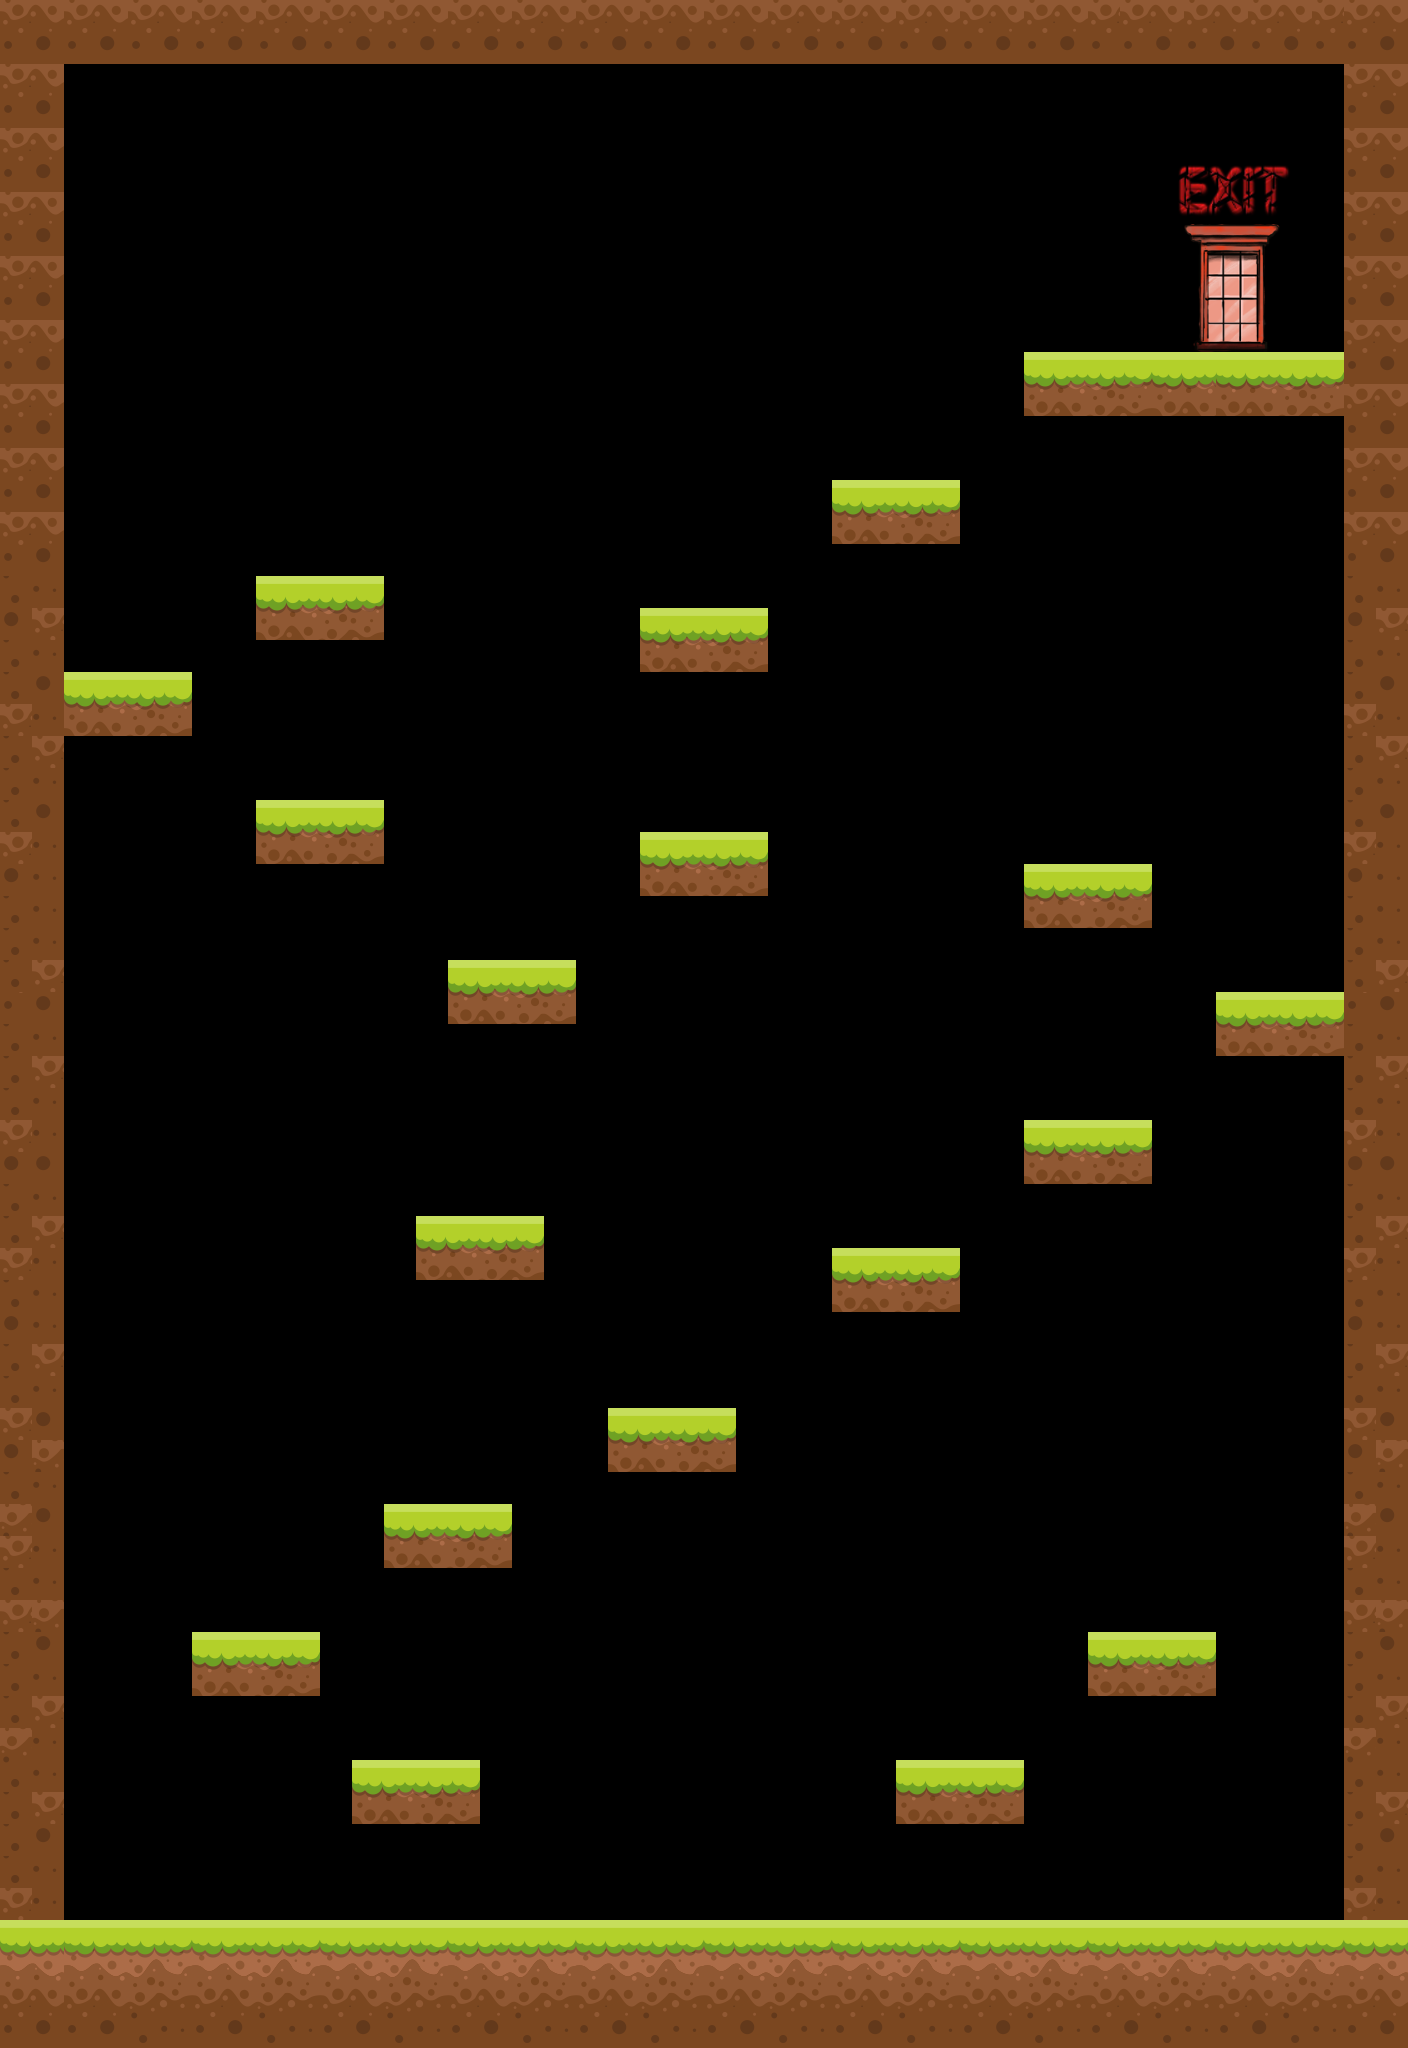

A level layout from a 2D game, rendered from its tile map. Below: a short description, then the map file with tile-grid data replaced by summaries:
An orthogonal 44x64 tile map with 32x32 px tiles, 3 tile layers (null, Tile Layer 1, foreground), 14 tilesets and 46 objects.

<map version="1.0" orientation="orthogonal" renderorder="left-up" width="44" height="64" tilewidth="32" tileheight="32" nextobjectid="130">
 <tileset firstgid="1" name="terrain" tilewidth="32" tileheight="32" tilecount="16" columns="4">
  <image source="../Tiles/2.png" width="128" height="128" />
 </tileset>
 <tileset firstgid="17" name="terrain2" tilewidth="32" tileheight="32" tilecount="8" columns="4">
  <image source="../Tiles/13.png" width="128" height="93" />
 </tileset>
 <tileset firstgid="25" name="terrain3" tilewidth="32" tileheight="32" tilecount="8" columns="4">
  <image source="../Tiles/14.png" width="128" height="93" />
 </tileset>
 <tileset firstgid="33" name="terrain4" tilewidth="32" tileheight="32" tilecount="8" columns="4">
  <image source="../Tiles/15.png" width="128" height="93" />
 </tileset>
 <tileset firstgid="41" name="coins" tilewidth="64" tileheight="64" tilecount="64" columns="8">
  <image source="../../sprites/coinsheet.png" width="512" height="512" />
 </tileset>
 <tileset firstgid="105" name="exit" tilewidth="62" tileheight="64" tilecount="1" columns="1">
  <image source="../Object/Sign_2.png" width="62" height="64" />
 </tileset>
 <tileset firstgid="106" name="street-light" tilewidth="32" tileheight="32" tilecount="8" columns="2">
  <image source="../Object/street-light.png" width="64" height="128" />
 </tileset>
 <tileset firstgid="114" name="water" tilewidth="32" tileheight="32" tilecount="12" columns="4">
  <image source="../Tiles/17.png" width="128" height="99" />
 </tileset>
 <tileset firstgid="126" name="saw" tilewidth="96" tileheight="96" tilecount="1" columns="1">
  <image source="../Object/saw.png" width="96" height="96" />
 </tileset>
 <tileset firstgid="127" name="life item" tilewidth="40" tileheight="39" tilecount="1" columns="1">
  <image source="../Object/life.png" width="40" height="39" />
 </tileset>
 <tileset firstgid="128" name="rocks" tilewidth="90" tileheight="54" tilecount="1" columns="1">
  <image source="../Object/Stone.png" width="90" height="54" />
 </tileset>
 <tileset firstgid="129" name="window exit" tilewidth="32" tileheight="32" tilecount="12" columns="3">
  <image source="../Building 1/Window.png" width="96" height="128" />
 </tileset>
 <tileset firstgid="141" name="exit sign" tilewidth="32" tileheight="32" tilecount="20" columns="5">
  <image source="../exit-sign.png" width="160" height="128" />
 </tileset>
 <tileset firstgid="161" name="falling platform" tilewidth="128" tileheight="64" tilecount="2" columns="1">
  <image source="../Tiles/2.png" width="128" height="128" />
 </tileset>
 <imagelayer name="Background Image" offsetx="0" offsety="-320">
  <image source="../Sky/Sky 1 v2.jpg" width="6051" height="2371" />
 </imagelayer>
 <objectgroup name="saw" />
 <layer name="null" width="44" height="64">
  <data>[2816 cells, 0 non-empty, 0 distinct tile ids]</data>
 </layer>
 <layer name="Tile Layer 1" width="44" height="64">
  <data>[2816 cells, 682 non-empty, 46 distinct tile ids]</data>
 </layer>
 <objectgroup name="collision">
  <object id="103" x="0" y="0" width="64" height="2048" />
  <object id="104" x="0" y="1920" width="1408" height="128" />
  <object id="105" x="1344" y="0" width="64" height="2048" />
  <object id="107" x="0" y="0" width="1408" height="64" />
  <object id="108" x="1024" y="352" width="320" height="64" />
  <object id="109" x="832" y="480" width="128" height="64" />
  <object id="113" x="896" y="1760" width="128" height="64" />
  <object id="114" x="352" y="1760" width="128" height="64" />
  <object id="115" x="192" y="1632" width="128" height="64" />
  <object id="116" x="384" y="1504" width="128" height="64" />
  <object id="117" x="608" y="1408" width="128" height="64" />
  <object id="118" x="1088" y="1632" width="128" height="64" />
  <object id="119" x="832" y="1248" width="128" height="64" />
  <object id="120" x="448" y="960" width="128" height="64" />
  <object id="121" x="1024" y="1120" width="128" height="64" />
  <object id="122" x="1216" y="992" width="128" height="64" />
  <object id="123" x="1024" y="864" width="128" height="64" />
  <object id="124" x="640" y="832" width="128" height="64" />
  <object id="125" x="256" y="800" width="128" height="64" />
  <object id="126" x="256" y="576" width="128" height="64" />
  <object id="127" x="64" y="672" width="128" height="64" />
  <object id="128" x="640" y="608" width="128" height="64" />
  <object id="129" x="416" y="1216" width="128" height="64" />
 </objectgroup>
 <objectgroup name="coins">
  <object id="85" gid="73" x="64" y="672" width="64" height="64" />
  <object id="86" gid="73" x="128" y="672" width="64" height="64" />
  <object id="87" gid="73" x="192" y="1632" width="64" height="64" />
  <object id="88" gid="73" x="256" y="1632" width="64" height="64" />
  <object id="89" gid="73" x="832" y="1248" width="64" height="64" />
  <object id="90" gid="73" x="896" y="1248" width="64" height="64" />
  <object id="91" gid="73" x="640" y="832" width="64" height="64" />
  <object id="92" gid="73" x="704" y="832" width="64" height="64" />
  <object id="93" gid="73" x="1216" y="992" width="64" height="64" />
  <object id="94" gid="73" x="1280" y="992" width="64" height="64" />
  <object id="95" gid="73" x="224" y="1088" width="64" height="64" />
  <object id="96" gid="73" x="288" y="1088" width="64" height="64" />
  <object id="97" gid="73" x="832" y="480" width="64" height="64" />
  <object id="98" gid="73" x="896" y="480" width="64" height="64" />
  <object id="99" gid="73" x="608" y="1408" width="64" height="64" />
  <object id="100" gid="73" x="672" y="1408" width="64" height="64" />
  <object id="101" gid="73" x="1088" y="1632" width="64" height="64" />
  <object id="102" gid="73" x="1152" y="1632" width="64" height="64" />
 </objectgroup>
 <objectgroup name="exit">
  <object id="112" x="1216" y="288" width="32" height="64" />
 </objectgroup>
 <objectgroup name="life item" />
 <objectgroup name="key" />
 <layer name="foreground" width="44" height="64">
  <data>[2816 cells, 0 non-empty, 0 distinct tile ids]</data>
 </layer>
 <objectgroup name="falling platform">
  <object id="81" gid="161" x="800" y="1600" width="128" height="64" />
  <object id="82" gid="161" x="224" y="1152" width="128" height="64" />
  <object id="83" gid="161" x="832" y="800" width="128" height="64" />
  <object id="84" gid="161" x="448" y="512" width="128" height="64" />
 </objectgroup>
</map>
